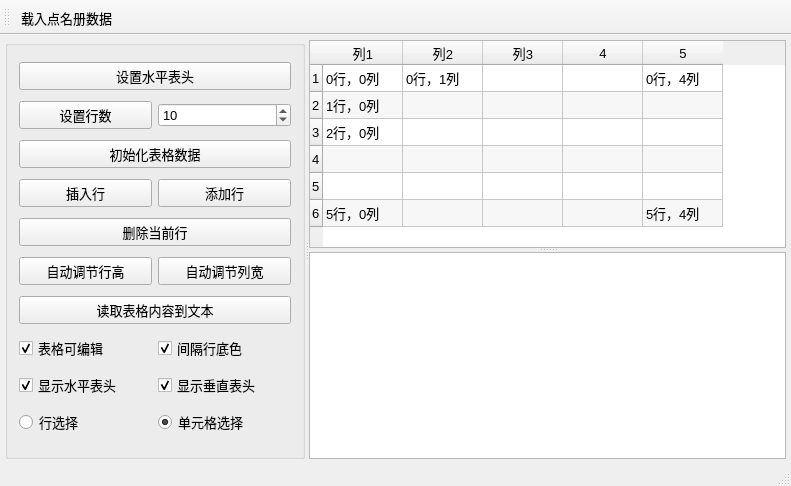
<?xml version="1.0" encoding="UTF-8"?>
<ui version="4.0">
 <class>MainWindow</class>
 <widget class="QMainWindow" name="MainWindow">
  <property name="geometry">
   <rect>
    <x>0</x>
    <y>0</y>
    <width>791</width>
    <height>486</height>
   </rect>
  </property>
  <property name="font">
   <font>
    <pointsize>10</pointsize>
   </font>
  </property>
  <property name="windowTitle">
   <string>QTableWidget的使用</string>
  </property>
  <widget class="QWidget" name="centralWidget">
   <layout class="QVBoxLayout" name="verticalLayout">
    <property name="leftMargin">
     <number>5</number>
    </property>
    <property name="topMargin">
     <number>5</number>
    </property>
    <property name="rightMargin">
     <number>5</number>
    </property>
    <property name="bottomMargin">
     <number>5</number>
    </property>
    <item>
     <widget class="QSplitter" name="splitterMain">
      <property name="orientation">
       <enum>Qt::Orientation::Horizontal</enum>
      </property>
      <widget class="QGroupBox" name="groupBox">
       <property name="maximumSize">
        <size>
         <width>300</width>
         <height>16777215</height>
        </size>
       </property>
       <property name="title">
        <string/>
       </property>
       <layout class="QGridLayout" name="gridLayout">
        <item row="4" column="0" colspan="2">
         <widget class="QPushButton" name="btnDelCurRow">
          <property name="text">
           <string>删除当前行</string>
          </property>
         </widget>
        </item>
        <item row="3" column="0">
         <widget class="QPushButton" name="btnInsertRow">
          <property name="text">
           <string>插入行</string>
          </property>
         </widget>
        </item>
        <item row="3" column="1">
         <widget class="QPushButton" name="btnAppendRow">
          <property name="text">
           <string>添加行</string>
          </property>
         </widget>
        </item>
        <item row="8" column="0">
         <widget class="QCheckBox" name="chkBoxHeaderH">
          <property name="text">
           <string>显示水平表头</string>
          </property>
          <property name="checked">
           <bool>true</bool>
          </property>
         </widget>
        </item>
        <item row="7" column="0">
         <widget class="QCheckBox" name="chkBoxTabEditable">
          <property name="text">
           <string>表格可编辑</string>
          </property>
          <property name="checked">
           <bool>true</bool>
          </property>
         </widget>
        </item>
        <item row="6" column="0" colspan="2">
         <widget class="QPushButton" name="btnReadToEdit">
          <property name="minimumSize">
           <size>
            <width>0</width>
            <height>25</height>
           </size>
          </property>
          <property name="text">
           <string>读取表格内容到文本</string>
          </property>
         </widget>
        </item>
        <item row="7" column="1">
         <widget class="QCheckBox" name="chkBoxRowColor">
          <property name="text">
           <string>间隔行底色</string>
          </property>
          <property name="checked">
           <bool>true</bool>
          </property>
         </widget>
        </item>
        <item row="9" column="1">
         <widget class="QRadioButton" name="rBtnSelectItem">
          <property name="text">
           <string>单元格选择</string>
          </property>
          <property name="checked">
           <bool>true</bool>
          </property>
         </widget>
        </item>
        <item row="8" column="1">
         <widget class="QCheckBox" name="chkBoxHeaderV">
          <property name="text">
           <string>显示垂直表头</string>
          </property>
          <property name="checked">
           <bool>true</bool>
          </property>
         </widget>
        </item>
        <item row="9" column="0">
         <widget class="QRadioButton" name="rBtnSelectRow">
          <property name="text">
           <string>行选择</string>
          </property>
          <property name="checked">
           <bool>false</bool>
          </property>
         </widget>
        </item>
        <item row="2" column="0" colspan="2">
         <widget class="QPushButton" name="btnIniData">
          <property name="minimumSize">
           <size>
            <width>0</width>
            <height>25</height>
           </size>
          </property>
          <property name="text">
           <string>初始化表格数据</string>
          </property>
         </widget>
        </item>
        <item row="1" column="1">
         <widget class="QSpinBox" name="spinRowCount">
          <property name="minimum">
           <number>2</number>
          </property>
          <property name="value">
           <number>10</number>
          </property>
         </widget>
        </item>
        <item row="0" column="0" colspan="2">
         <widget class="QPushButton" name="btnSetHeader">
          <property name="minimumSize">
           <size>
            <width>0</width>
            <height>25</height>
           </size>
          </property>
          <property name="text">
           <string>设置水平表头</string>
          </property>
         </widget>
        </item>
        <item row="1" column="0">
         <widget class="QPushButton" name="btnSetRows">
          <property name="minimumSize">
           <size>
            <width>0</width>
            <height>25</height>
           </size>
          </property>
          <property name="text">
           <string>设置行数</string>
          </property>
         </widget>
        </item>
        <item row="5" column="0">
         <widget class="QPushButton" name="btnAutoHeght">
          <property name="text">
           <string>自动调节行高</string>
          </property>
         </widget>
        </item>
        <item row="5" column="1">
         <widget class="QPushButton" name="btnAutoWidth">
          <property name="text">
           <string>自动调节列宽</string>
          </property>
         </widget>
        </item>
       </layout>
      </widget>
      <widget class="QSplitter" name="splitter">
       <property name="frameShadow">
        <enum>QFrame::Shadow::Plain</enum>
       </property>
       <property name="lineWidth">
        <number>2</number>
       </property>
       <property name="orientation">
        <enum>Qt::Orientation::Vertical</enum>
       </property>
       <widget class="QTableWidget" name="tableInfo">
        <property name="alternatingRowColors">
         <bool>true</bool>
        </property>
        <property name="showGrid">
         <bool>true</bool>
        </property>
        <property name="gridStyle">
         <enum>Qt::PenStyle::SolidLine</enum>
        </property>
        <property name="rowCount">
         <number>6</number>
        </property>
        <property name="columnCount">
         <number>5</number>
        </property>
        <attribute name="horizontalHeaderVisible">
         <bool>true</bool>
        </attribute>
        <attribute name="horizontalHeaderDefaultSectionSize">
         <number>80</number>
        </attribute>
        <attribute name="verticalHeaderVisible">
         <bool>true</bool>
        </attribute>
        <attribute name="verticalHeaderDefaultSectionSize">
         <number>27</number>
        </attribute>
        <row/>
        <row/>
        <row/>
        <row/>
        <row/>
        <row/>
        <column>
         <property name="text">
          <string>列1</string>
         </property>
        </column>
        <column>
         <property name="text">
          <string>列2</string>
         </property>
        </column>
        <column>
         <property name="text">
          <string>列3</string>
         </property>
        </column>
        <column/>
        <column/>
        <item row="0" column="0">
         <property name="text">
          <string>0行，0列</string>
         </property>
        </item>
        <item row="0" column="1">
         <property name="text">
          <string>0行，1列</string>
         </property>
        </item>
        <item row="0" column="4">
         <property name="text">
          <string>0行，4列</string>
         </property>
        </item>
        <item row="1" column="0">
         <property name="text">
          <string>1行，0列</string>
         </property>
        </item>
        <item row="2" column="0">
         <property name="text">
          <string>2行，0列</string>
         </property>
        </item>
        <item row="5" column="0">
         <property name="text">
          <string>5行，0列</string>
         </property>
        </item>
        <item row="5" column="4">
         <property name="text">
          <string>5行，4列</string>
         </property>
        </item>
       </widget>
       <widget class="QPlainTextEdit" name="textEdit"/>
      </widget>
     </widget>
    </item>
   </layout>
  </widget>
  <widget class="QToolBar" name="mainToolBar">
   <property name="windowTitle">
    <string>toolBar</string>
   </property>
   <property name="toolButtonStyle">
    <enum>Qt::ToolButtonStyle::ToolButtonTextOnly</enum>
   </property>
   <attribute name="toolBarArea">
    <enum>TopToolBarArea</enum>
   </attribute>
   <attribute name="toolBarBreak">
    <bool>false</bool>
   </attribute>
   <addaction name="actLoadRoll"/>
  </widget>
  <widget class="QStatusBar" name="statusBar"/>
  <action name="actLoadRoll">
   <property name="text">
    <string>载入点名册数据</string>
   </property>
   <property name="toolTip">
    <string>点击后重新设置右侧表格：点名册中本人学号的前两行+本行+后两行，共5行</string>
   </property>
  </action>
 </widget>
 <layoutdefault spacing="6" margin="11"/>
 <resources/>
 <connections/>
</ui>
